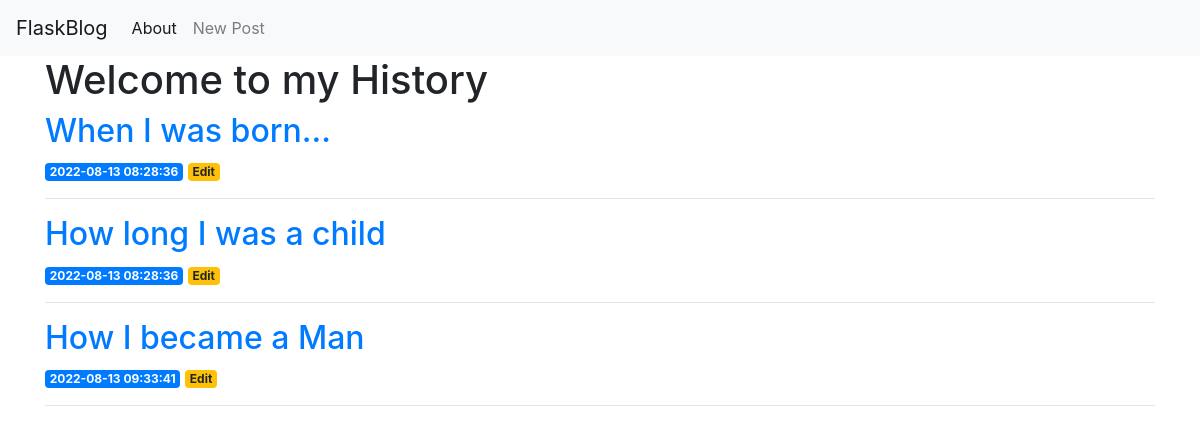
Before: / with the older database file.
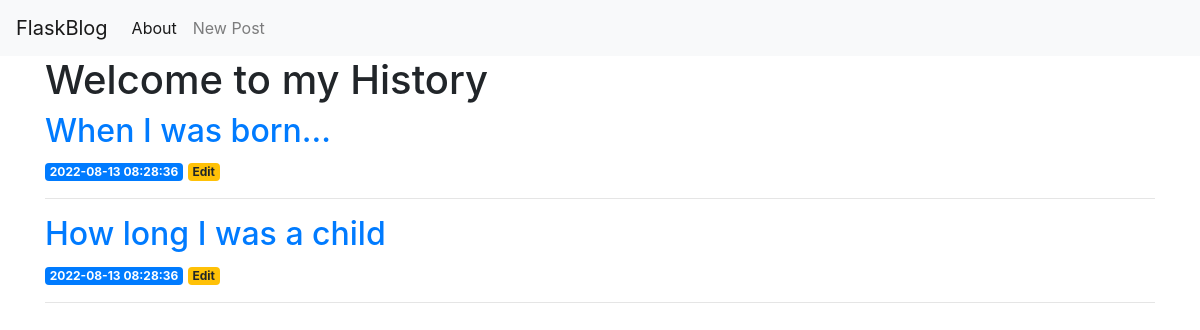
After: the same page with the newer database file.
### tables this page shows
CREATE TABLE posts (
    id INTEGER PRIMARY KEY AUTOINCREMENT,
    created TIMESTAMP NOT NULL DEFAULT CURRENT_TIMESTAMP,
    title TEXT NOT NULL,
    content TEXT NOT NULL
);

### app.py (the view)
@app.route('/')
def index():
    conn = get_db_connection()
    posts = conn.execute('SELECT * FROM posts').fetchall()
    conn.close()
    return render_template('index.html', posts = posts)

### app.py (called while the page is built)
def get_db_connection():
    conn = sqlite3.connect('database.db')
    conn.row_factory = sqlite3.Row
    return conn

### templates/index.html
{% extends 'base.html' %}
{% block content %}
    <h1>{% block title %} Welcome to my History {% endblock %}</h1>
    {% for post in posts %}
        <a href={{ url_for('post', post_id=post['id']) }} >
            <h2>{{ post['title'] }}</h2>
        </a>
        <span class="badge badge-primary">{{ post['created'] }}</span>
        <a href="{{ url_for('edit', id=post['id']) }}">
            <span class="badge badge-warning">Edit</span>
        </a>
        <hr>
    {% endfor %}
{% endblock %}

### templates/base.html (shortened to what this page needs)
<!doctype html>
<html lang="en">
  <head>
    <link rel="stylesheet" href="https://stackpath.bootstrapcdn.com/bootstrap/4.3.1/css/bootstrap.min.css">
  </head>
  <body>
    <nav class="navbar navbar-expand-md navbar-light bg-light">
        <a class="navbar-brand" href="{{ url_for('index')}}">FlaskBlog</a>
        <div class="collapse navbar-collapse" id="navbarNav">
            <ul class="navbar-nav">
            <li class="nav-item active">
                <a class="nav-link" href="#">About</a>
            </li>
            <li class="nav-item">
                <a class="nav-link" href="{{url_for('create')}}">New Post</a>
            </li>
            </ul>
        </div>
    </nav>
    <div class="container">
        {% block content %} {% endblock %}
    </div>
  </body>
</html>

Changed rows visible on the page:
removed posts: title "How I became a Man", created "2022-08-13 09:33:41"
